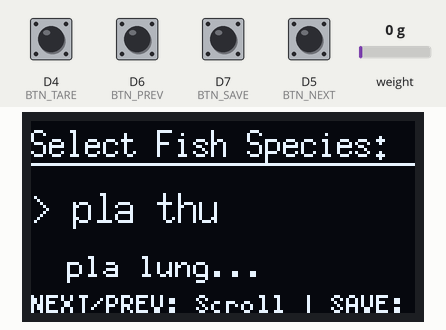
Recording of a sketch running on a simulated ESP8266 (NodeMCU). Parts: 128×64 one-colour display. The test bench sets the inputs (shaded band); at power-on: D4 (BTN_TARE), D5 (BTN_NEXT), D6 (BTN_PREV), D7 (BTN_SAVE) HIGH, weight on the scale 0 g. Storage starts empty; what the sketch prints to the serial monitor is not drawn.

Above: at 3.2 s.
3.3 s: D5 (BTN_NEXT) pulled LOW for 1 s
At 4.8 s:
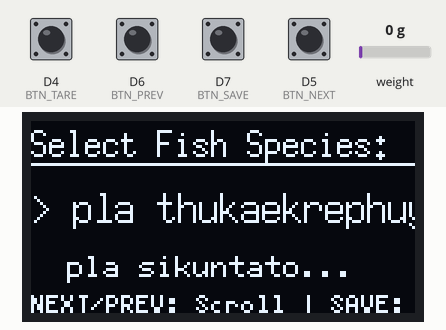
5.9 s: D7 (BTN_SAVE) pulled LOW for 0.15 s
At 8.0 s:
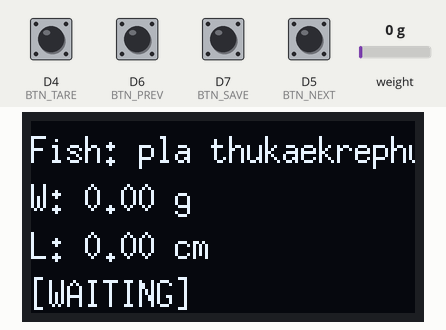
8.6 s: weight on the scale set to 4 g
At 10.7 s:
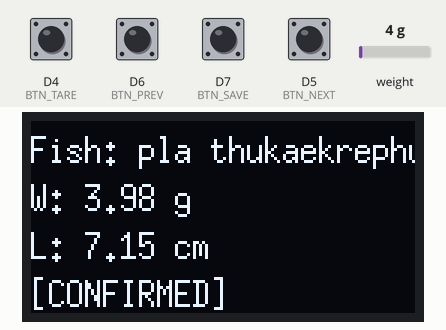
11.5 s: D6 (BTN_PREV) pulled LOW for 1 s
At 13.2 s:
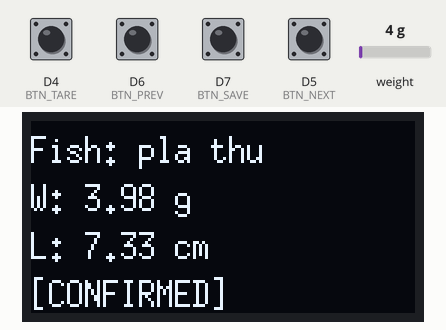
14.1 s: D4 (BTN_TARE) pulled LOW for 0.15 s
At 16.5 s:
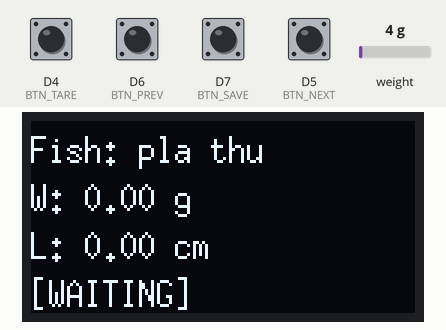
17.1 s: weight on the scale set to 100 g
At 19.06 s:
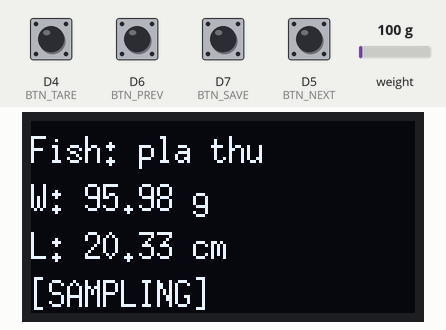
Timing chart, 0 to 20.6 s (numbered marks = the images above; inputs shaded):
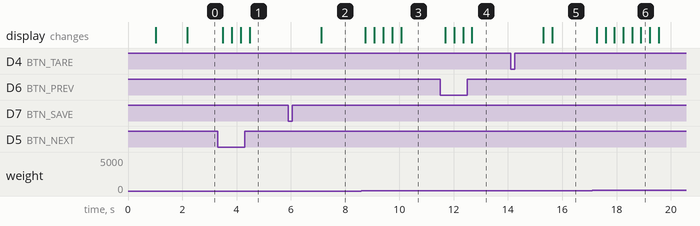

The sketch:

final_2.ino
```cpp
#include <Arduino.h>
#include "HX711.h"
#include <U8g2lib.h>
#include <SD.h>
#include <SPI.h>
#include <math.h>

// ================= Pin Definitions =================
#define HX_DT      D2
#define HX_SCK     D3
#define OLED_CS    D10
#define OLED_DC    D9
#define OLED_RST   D8
#define SD_CS      SS
#define BTN_TARE   D4
#define BTN_NEXT   D5
#define BTN_PREV   D6
#define BTN_SAVE   D7

// ================= Config =================
#define STABLE_DIFF        0.6
#define STABLE_TIME        600
#define SAMPLE_COUNT       6
#define SAMPLE_INTERVAL    40
#define EMPTY_THRESHOLD    2.0
#define EMPTY_HOLD_TIME    800
#define SAVE_COOLDOWN      2000

// ================= Objects =================
HX711 scale;
U8G2_SSD1309_128X64_NONAME0_F_4W_HW_SPI u8g2(U8G2_R0, OLED_CS, OLED_DC, OLED_RST);

// ================= Globals =================
float calibration_factor = -402.5;
bool sdReady = false;
bool isStarting = true;

int fishIndex = 0;
float filteredWeight = 0;
float lastWeight = 0;
bool weightStable = false;
unsigned long stableStart = 0;

float sampleBuffer[SAMPLE_COUNT];
int sampleIndex = 0;
bool confirmed = false;
float confirmedWeight = 0;

unsigned long emptyStart = 0;
unsigned long lastRead = 0;
unsigned long lastDisplay = 0;

unsigned long lastSaveTime = 0 - SAVE_COOLDOWN;
String saveStatus = "";
unsigned long saveStatusTime = 0;

// ================= Fish Table =================
struct Fish { const char* name; float a, b; };
Fish fishes[] = {
  {"pla thu", 0.008, 3.1184},
  {"pla lung", 0.0047, 3.2894},
  {"pla kulaegluy", 0.0105, 2.949},
  {"pla lhungkheaw", 0.0084, 3.0388},
  {"pla sikunbang", 0.0094, 3.0839},
  {"pla thukaekrephuyaw", 0.0112, 2.9855},
  {"pla sikuntato", 0.0068, 3.2195},
  {"pla khanglhueng", 0.0139, 2.9368},
  {"pla kankai", 0.0186, 2.8928},
  {"pla olai", 0.019, 2.888},
  {"pla odum", 0.0304, 2.8693}
};
const int FISH_COUNT = sizeof(fishes) / sizeof(fishes[0]);

// ================= Time Logic =================
struct DateTime { int y, mo, d, h, mi, s; };
DateTime compileTime;

int monthFromStr(const char* m) {
  const char* months = "JanFebMarAprMayJunJulAugSepOctNovDec";
  return (strstr(months, m) - months) / 3 + 1;
}

void initCompileTime() {
  char m[4];
  sscanf(__DATE__, "%s %d %d", m, &compileTime.d, &compileTime.y);
  compileTime.mo = monthFromStr(m);
  sscanf(__TIME__, "%d:%d:%d", &compileTime.h, &compileTime.mi, &compileTime.s);
}

String nowTH() {
  unsigned long t = millis() / 1000;
  int s = compileTime.s + t;
  int mi = compileTime.mi + s / 60; s %= 60;
  int h = compileTime.h + mi / 60; mi %= 60;
  int d = compileTime.d + h / 24; h %= 24;
  char buf[24];
  sprintf(buf, "%04d-%02d-%02d %02d:%02d:%02d", compileTime.y, compileTime.mo, d, h, mi, s);
  return String(buf);
}

// ================= Logic =================
float calcLength(float W, float a, float b) {
  return (W <= 0) ? 0 : pow(W / a, 1.0 / b);
}

void updateConfirm() {
  static unsigned long lastSample = 0;
  if (!weightStable || confirmed) {
    if (!weightStable) sampleIndex = 0;
    return;
  }
  if (millis() - lastSample < SAMPLE_INTERVAL) return;
  lastSample = millis();

  sampleBuffer[sampleIndex++] = filteredWeight;

  if (sampleIndex >= SAMPLE_COUNT) {
    float sum = 0;
    for (int i = 0; i < SAMPLE_COUNT; i++) sum += sampleBuffer[i];
    confirmedWeight = sum / SAMPLE_COUNT;
    confirmed = true;

    // --- Serial Output ---
    Serial.println("--- Weight Confirmed ---");
    Serial.print("Fish: "); Serial.println(fishes[fishIndex].name);
    Serial.print("Weight: "); Serial.print(confirmedWeight); Serial.println(" g");
    Serial.print("Calc Length: "); Serial.print(calcLength(confirmedWeight, fishes[fishIndex].a, fishes[fishIndex].b)); Serial.println(" cm");
    Serial.println("------------------------");
  }
}

void autoResetWhenEmpty() {
  if (filteredWeight < EMPTY_THRESHOLD) {
    if (emptyStart == 0) emptyStart = millis();
    if (millis() - emptyStart > EMPTY_HOLD_TIME) {
      if(confirmed) Serial.println("Scale Empty: System Ready for next fish.");
      confirmed = false;
      sampleIndex = 0;
      weightStable = false;
      stableStart = 0;
    }
  } else {
    emptyStart = 0;
  }
}

void saveToSD() {
  if (!sdReady || !confirmed || (millis() - lastSaveTime < SAVE_COOLDOWN)) {
    if(!sdReady) Serial.println("Save Failed: SD not ready");
    if(!confirmed) Serial.println("Save Failed: Weight not confirmed");
    return;
  }

  digitalWrite(OLED_CS, HIGH);
  File f = SD.open("/fish.csv", FILE_APPEND);
  if (!f) {
    saveStatus = "SD ERROR";
    saveStatusTime = millis();
    Serial.println("Error opening fish.csv");
    return;
  }

  float finalL = calcLength(confirmedWeight, fishes[fishIndex].a, fishes[fishIndex].b);
  String timestamp = nowTH();

  f.printf("%s,%s,%.2f,%.2f\n", timestamp.c_str(), fishes[fishIndex].name, confirmedWeight, finalL);
  f.close();

  saveStatus = "SAVED";
  saveStatusTime = millis();
  lastSaveTime = millis();

  // --- Serial Output ---
  Serial.print(">>> DATA SAVED TO SD: ");
  Serial.print(timestamp); Serial.print(" | ");
  Serial.print(fishes[fishIndex].name); Serial.print(" | ");
  Serial.print(confirmedWeight); Serial.print("g | ");
  Serial.print(finalL); Serial.println("cm");
}

void drawOLED() {
  u8g2.firstPage();
  do {
    if (isStarting) {
      u8g2.setFont(u8g2_font_6x13_tr);
      u8g2.setCursor(0, 12); u8g2.print("Select Fish Species:");
      u8g2.drawHLine(0, 14, 128);
      u8g2.setFont(u8g2_font_7x14_tr);
      u8g2.setCursor(0, 34); u8g2.print("> "); u8g2.print(fishes[fishIndex].name);
      int nextIdx = (fishIndex + 1) % FISH_COUNT;
      u8g2.setFont(u8g2_font_6x12_tr);
      u8g2.setCursor(0, 52); u8g2.print("  "); u8g2.print(fishes[nextIdx].name); u8g2.print("...");
      u8g2.setFont(u8g2_font_5x7_tr);
      u8g2.setCursor(0, 64); u8g2.print("NEXT/PREV: Scroll | SAVE: Select");
    } else {
      float showW = confirmed ? confirmedWeight : filteredWeight;
      u8g2.setFont(u8g2_font_6x13_tr);
      u8g2.setCursor(0, 14); u8g2.print("Fish: "); u8g2.print(fishes[fishIndex].name);
      u8g2.setCursor(0, 30); u8g2.print("W: "); u8g2.print(showW, 2); u8g2.print(" g");
      u8g2.setCursor(0, 46); u8g2.print("L: ");
      u8g2.print(calcLength(showW, fishes[fishIndex].a, fishes[fishIndex].b), 2); u8g2.print(" cm");
      u8g2.setCursor(0, 62);
      if (saveStatus != "" && millis() - saveStatusTime < 1500) u8g2.print(saveStatus);
      else if (confirmed) u8g2.print("[CONFIRMED]");
      else if (weightStable) u8g2.print("[SAMPLING]");
      else u8g2.print("[WAITING]");
    }
  } while (u8g2.nextPage());
}

void handleButtons() {
  static unsigned long lastPress = 0;
  if (millis() - lastPress < 200) return;

  if (digitalRead(BTN_NEXT) == LOW) {
    fishIndex = (fishIndex + 1) % FISH_COUNT;
    Serial.print("Menu Select: "); Serial.println(fishes[fishIndex].name);
    lastPress = millis();
  }
  else if (digitalRead(BTN_PREV) == LOW) {
    fishIndex = (fishIndex - 1 + FISH_COUNT) % FISH_COUNT;
    Serial.print("Menu Select: "); Serial.println(fishes[fishIndex].name);
    lastPress = millis();
  }
  else if (digitalRead(BTN_SAVE) == LOW) {
    if (isStarting) {
      isStarting = false;
      scale.tare();
      Serial.print("System Started with Fish: "); Serial.println(fishes[fishIndex].name);
    } else {
      saveToSD();
    }
    lastPress = millis();
  }
  else if (digitalRead(BTN_TARE) == LOW && !isStarting) {
    scale.tare();
    confirmed = false;
    Serial.println("Manual Tare Executed");
    lastPress = millis();
  }
}

void setup() {
  Serial.begin(115200);
  delay(1000);
  Serial.println("--- AquaScale Pro System Initialize ---");
  initCompileTime();

  pinMode(BTN_TARE, INPUT_PULLUP);
  pinMode(BTN_NEXT, INPUT_PULLUP);
  pinMode(BTN_PREV, INPUT_PULLUP);
  pinMode(BTN_SAVE, INPUT_PULLUP);
  pinMode(OLED_CS, OUTPUT);
  pinMode(SD_CS, OUTPUT);
  digitalWrite(OLED_CS, HIGH);
  digitalWrite(SD_CS, HIGH);

  u8g2.begin();
  Serial.println("OLED Display: Ready");

  scale.begin(HX_DT, HX_SCK);
  scale.set_scale(calibration_factor);
  scale.tare();
  Serial.println("Load Cell: Ready");

  if (SD.begin(SD_CS)) {
    sdReady = true;
    Serial.println("SD Card: Ready");
    if (!SD.exists("/fish.csv")) {
      File f = SD.open("/fish.csv", FILE_WRITE);
      if (f) {
        f.println("DateTime_TH,Fish,Weight_g,Length_cm");
        f.close();
        Serial.println("Created new fish.csv file.");
      }
    }
  } else {
    Serial.println("SD Card: Failed!");
  }
  Serial.println("System Ready. Please select fish on device.");
}

void loop() {
  if (millis() - lastRead >= 50) {
    lastRead = millis();
    float raw = scale.get_units(1);
    if (isnan(raw)) raw = 0;
    filteredWeight = (raw * 0.4f) + (filteredWeight * 0.6f);
    if (filteredWeight < 0.8f) filteredWeight = 0;

    if (abs(filteredWeight - lastWeight) < STABLE_DIFF) {
      if (stableStart == 0) stableStart = millis();
      if (millis() - stableStart > STABLE_TIME) weightStable = true;
    } else {
      stableStart = 0;
      weightStable = false;
    }
    lastWeight = filteredWeight;
  }

  autoResetWhenEmpty();
  updateConfirm();
  if (millis() - lastDisplay >= 250) {
    lastDisplay = millis();
    drawOLED();
  }
  handleButtons();
}
```

Measured:
- the behaviour switches between 2 and 3 g on weight on the scale (found by bisection; images 2 and 3)
- after the input at 3.3 s, the display: first changes after 0.20 s (image 1 shows a later state)
- after the input at 5.9 s, the display: changes after 1.2 s (image 2)
- after the input at 8.6 s, the display: first changes after 0.15 s (image 3 shows a later state)
- after the input at 11.5 s, the display: first changes after 0.19 s (image 4 shows a later state)
- after the input at 14.1 s, the display: first changes after 1.2 s (image 5 shows a later state)
- after the input at 17.1 s, the display: first changes after 0.17 s (image 6 shows a later state)
